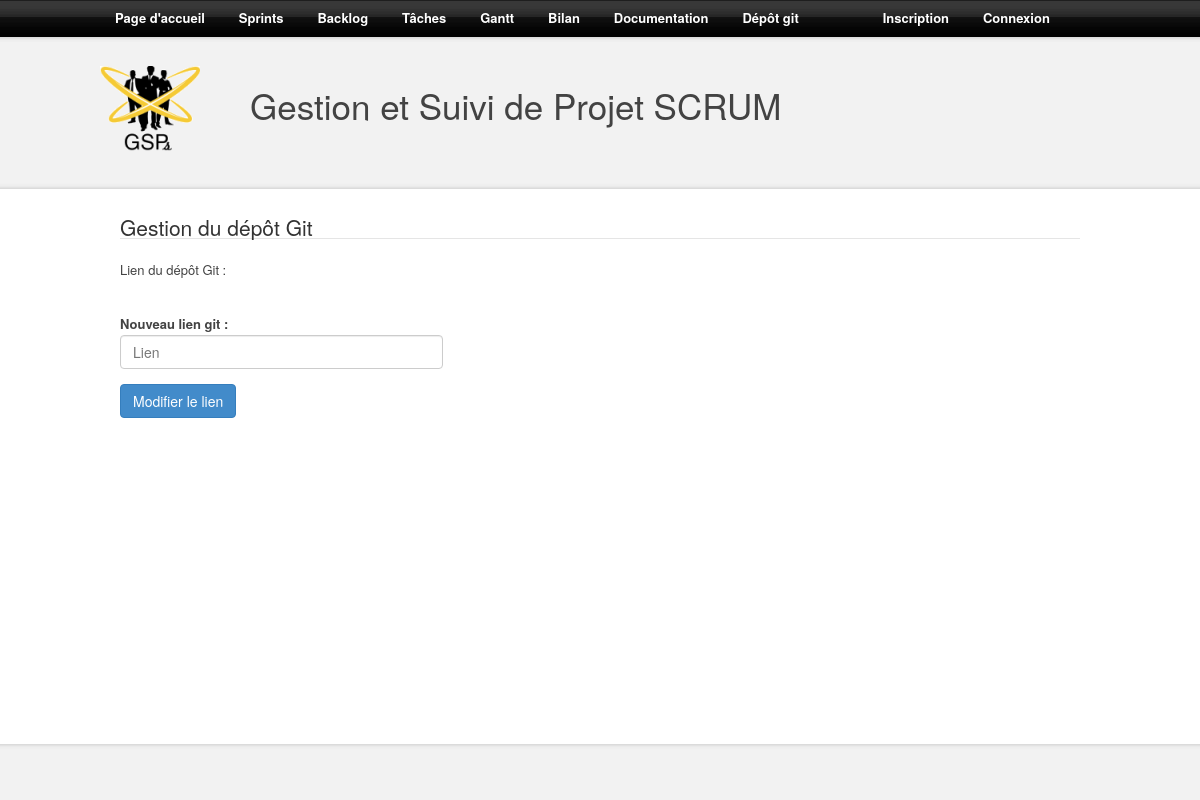
The app's page /git.php, older data.
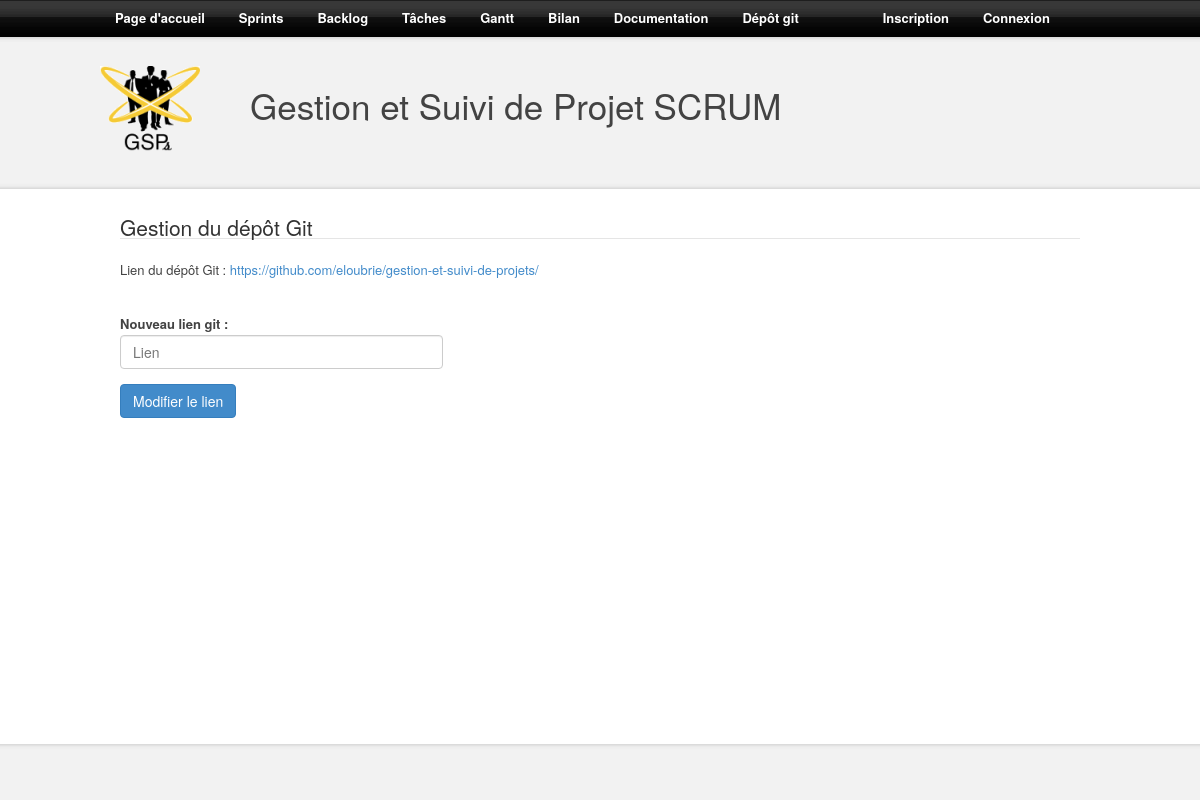
The same page, newer data.
### tables this page shows
CREATE TABLE IF NOT EXISTS `git` (
`ID` int(11) NOT NULL,
  `lien` text NOT NULL
);

### src/controllers/git.php (called while the page is built, shortened)
<?php
include("models/git.php");
class ControllerGit
{
	private $modelGit;
	public function __construct()
	{
            $this->modelGit = new ModelGit();
	}
	public function _printGitLink(){
		$req = $this->modelGit->_getGitURL();
		$data = $req->fetch();
		return $data['lien'];
	}
}

### src/bdd/bdd.php (called while the page is built, shortened)
<?php
class BDD
{
	private $PDOInstance = null;
	private static $instance = null;
	private function __construct()
	{
		$this->PDOInstance = new PDO('mysql:charset=utf8;dbname='.self::DEFAULT_SQL_DTB.';host='.self::DEFAULT_SQL_HOST,self::DEFAULT_SQL_USER ,self::DEFAULT_SQL_PASS);
	}
	public static function getConnection()
	{
		if(is_null(self::$instance))
		{
			self::$instance = new BDD();
		}
		return self::$instance;
	}
	public function query($query)
	{
		return $this->PDOInstance->query($query);
	}
}
?>

### src/models/git.php (called while the page is built, shortened)
<?php
class ModelGit
{
    public function _getGitURL(){
        return BDD::getConnection()->query("SELECT lien FROM git");
    }
}

### src/git.php (the view, shortened to what this page needs)
<?php
include("bdd/bdd.php");
include("controllers/git.php");
include("structure/top_page.php");
$controllerGit = new ControllerGit();
?>
<legend>Gestion du dépôt Git</legend>
<p>Lien du dépôt Git : <a href="<?php echo $controllerGit->_printGitLink() ?>"><?php echo $controllerGit->_printGitLink() ?></a></p><br />
<div class="bloc_formulaire">
	<form class="form-horizontal" action="git.php?modify=1" method="post">
		<fieldset>
			<b>Nouveau lien git :</b>
			<div class="form-group">
				<div class="col-md-8">
					<input id="NewURL" name="NewURL" type="text" placeholder="Lien" class="form-control input-md" required="">
				</div>
			</div>
			<div class="form-group">
				<div class="col-md-4">
					<button id="submit" name="submit" class="btn btn-primary">Modifier le lien</button>
				</div>
			</div>
		</fieldset>
	</form>
</div>
<?php include("structure/bottom_page.php"); ?>

Row changes from the older to the newer data that the page shows:
added git: lien "https://github.com/eloubrie/gestion-et-suivi-de-projets/"
